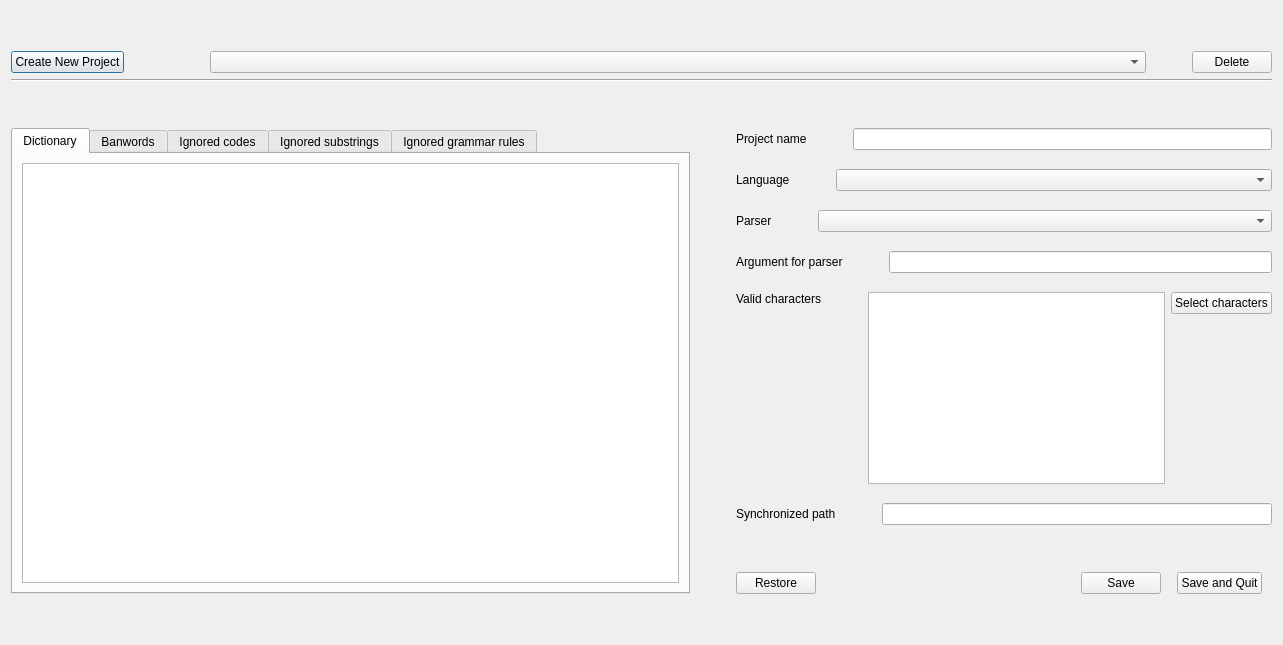
<?xml version="1.0" encoding="UTF-8"?>
<ui version="4.0">
 <class>Dialog_projectManager</class>
 <widget class="QDialog" name="Dialog_projectManager">
  <property name="geometry">
   <rect>
    <x>0</x>
    <y>0</y>
    <width>1283</width>
    <height>645</height>
   </rect>
  </property>
  <property name="windowTitle">
   <string>Manage Projects</string>
  </property>
  <layout class="QHBoxLayout" name="horizontalLayout_2">
   <item>
    <layout class="QVBoxLayout" name="verticalLayout_main" stretch="0,3,0,0,3,0">
     <item>
      <spacer name="verticalSpacer_main_1">
       <property name="orientation">
        <enum>Qt::Vertical</enum>
       </property>
       <property name="sizeHint" stdset="0">
        <size>
         <width>10</width>
         <height>40</height>
        </size>
       </property>
      </spacer>
     </item>
     <item>
      <layout class="QHBoxLayout" name="horizontalLayout_project" stretch="0,0,0,5,0,0">
       <item>
        <widget class="QPushButton" name="pushButton_createProject">
         <property name="text">
          <string>Create New Project</string>
         </property>
        </widget>
       </item>
       <item>
        <spacer name="horizontalSpacer_project_1">
         <property name="orientation">
          <enum>Qt::Horizontal</enum>
         </property>
         <property name="sizeHint" stdset="0">
          <size>
           <width>40</width>
           <height>20</height>
          </size>
         </property>
        </spacer>
       </item>
       <item>
        <spacer name="horizontalSpacer_project_2">
         <property name="orientation">
          <enum>Qt::Horizontal</enum>
         </property>
         <property name="sizeHint" stdset="0">
          <size>
           <width>40</width>
           <height>20</height>
          </size>
         </property>
        </spacer>
       </item>
       <item>
        <widget class="QComboBox" name="comboBox_project">
         <property name="sizePolicy">
          <sizepolicy hsizetype="Minimum" vsizetype="Fixed">
           <horstretch>0</horstretch>
           <verstretch>0</verstretch>
          </sizepolicy>
         </property>
         <property name="maxVisibleItems">
          <number>15</number>
         </property>
        </widget>
       </item>
       <item>
        <spacer name="horizontalSpacer_project_3">
         <property name="orientation">
          <enum>Qt::Horizontal</enum>
         </property>
         <property name="sizeHint" stdset="0">
          <size>
           <width>40</width>
           <height>20</height>
          </size>
         </property>
        </spacer>
       </item>
       <item>
        <widget class="QPushButton" name="pushButton_deleteProject">
         <property name="text">
          <string>Delete</string>
         </property>
        </widget>
       </item>
      </layout>
     </item>
     <item>
      <widget class="Line" name="line_main">
       <property name="orientation">
        <enum>Qt::Horizontal</enum>
       </property>
      </widget>
     </item>
     <item>
      <spacer name="verticalSpacer_main_2">
       <property name="orientation">
        <enum>Qt::Vertical</enum>
       </property>
       <property name="sizeHint" stdset="0">
        <size>
         <width>20</width>
         <height>40</height>
        </size>
       </property>
      </spacer>
     </item>
     <item>
      <layout class="QHBoxLayout" name="horizontalLayout_editArea" stretch="2,0,0">
       <item>
        <widget class="QTabWidget" name="tabWidget_editArea">
         <property name="sizePolicy">
          <sizepolicy hsizetype="Minimum" vsizetype="Expanding">
           <horstretch>0</horstretch>
           <verstretch>0</verstretch>
          </sizepolicy>
         </property>
         <property name="currentIndex">
          <number>0</number>
         </property>
         <widget class="QWidget" name="tab_1">
          <attribute name="title">
           <string>Dictionary</string>
          </attribute>
          <layout class="QGridLayout" name="gridLayout_5">
           <item row="0" column="0">
            <widget class="DataTableView" name="dataTableView_dictionary">
             <property name="dragDropOverwriteMode">
              <bool>false</bool>
             </property>
             <property name="selectionMode">
              <enum>QAbstractItemView::ExtendedSelection</enum>
             </property>
             <property name="selectionBehavior">
              <enum>QAbstractItemView::SelectItems</enum>
             </property>
             <attribute name="horizontalHeaderVisible">
              <bool>false</bool>
             </attribute>
             <attribute name="horizontalHeaderStretchLastSection">
              <bool>true</bool>
             </attribute>
             <attribute name="verticalHeaderVisible">
              <bool>false</bool>
             </attribute>
            </widget>
           </item>
          </layout>
         </widget>
         <widget class="QWidget" name="tab_2">
          <attribute name="title">
           <string>Banwords</string>
          </attribute>
          <layout class="QGridLayout" name="gridLayout_4">
           <item row="0" column="0">
            <widget class="DataTableView" name="dataTableView_banwords">
             <property name="dragDropOverwriteMode">
              <bool>false</bool>
             </property>
             <property name="selectionMode">
              <enum>QAbstractItemView::ExtendedSelection</enum>
             </property>
             <property name="selectionBehavior">
              <enum>QAbstractItemView::SelectItems</enum>
             </property>
             <attribute name="horizontalHeaderVisible">
              <bool>false</bool>
             </attribute>
             <attribute name="horizontalHeaderStretchLastSection">
              <bool>true</bool>
             </attribute>
             <attribute name="verticalHeaderVisible">
              <bool>false</bool>
             </attribute>
            </widget>
           </item>
          </layout>
         </widget>
         <widget class="QWidget" name="tab_3">
          <attribute name="title">
           <string>Ignored codes</string>
          </attribute>
          <layout class="QGridLayout" name="gridLayout">
           <item row="0" column="0">
            <widget class="DataTableView" name="dataTableView_ignoredCodes">
             <property name="dragDropOverwriteMode">
              <bool>false</bool>
             </property>
             <property name="selectionMode">
              <enum>QAbstractItemView::ExtendedSelection</enum>
             </property>
             <property name="selectionBehavior">
              <enum>QAbstractItemView::SelectRows</enum>
             </property>
             <attribute name="horizontalHeaderStretchLastSection">
              <bool>true</bool>
             </attribute>
             <attribute name="verticalHeaderVisible">
              <bool>false</bool>
             </attribute>
            </widget>
           </item>
          </layout>
         </widget>
         <widget class="QWidget" name="tab_4">
          <attribute name="title">
           <string>Ignored substrings</string>
          </attribute>
          <layout class="QGridLayout" name="gridLayout_3">
           <item row="0" column="0">
            <widget class="DataTableView" name="dataTableView_ignoredSubstrings">
             <property name="dragDropOverwriteMode">
              <bool>false</bool>
             </property>
             <property name="selectionMode">
              <enum>QAbstractItemView::ExtendedSelection</enum>
             </property>
             <property name="selectionBehavior">
              <enum>QAbstractItemView::SelectItems</enum>
             </property>
             <attribute name="horizontalHeaderStretchLastSection">
              <bool>true</bool>
             </attribute>
             <attribute name="verticalHeaderVisible">
              <bool>false</bool>
             </attribute>
            </widget>
           </item>
          </layout>
         </widget>
         <widget class="QWidget" name="tab_5">
          <attribute name="title">
           <string>Ignored grammar rules</string>
          </attribute>
          <layout class="QGridLayout" name="gridLayout_2">
           <item row="0" column="0">
            <widget class="DataTableView" name="dataTableView_rules">
             <property name="dragDropOverwriteMode">
              <bool>false</bool>
             </property>
             <property name="selectionMode">
              <enum>QAbstractItemView::ExtendedSelection</enum>
             </property>
             <property name="selectionBehavior">
              <enum>QAbstractItemView::SelectItems</enum>
             </property>
             <attribute name="horizontalHeaderVisible">
              <bool>false</bool>
             </attribute>
             <attribute name="horizontalHeaderStretchLastSection">
              <bool>true</bool>
             </attribute>
             <attribute name="verticalHeaderVisible">
              <bool>false</bool>
             </attribute>
            </widget>
           </item>
          </layout>
         </widget>
        </widget>
       </item>
       <item>
        <spacer name="horizontalSpacer_editArea">
         <property name="orientation">
          <enum>Qt::Horizontal</enum>
         </property>
         <property name="sizeHint" stdset="0">
          <size>
           <width>40</width>
           <height>20</height>
          </size>
         </property>
        </spacer>
       </item>
       <item>
        <layout class="QVBoxLayout" name="verticalLayout_editAreaFormAndSave">
         <item>
          <layout class="QVBoxLayout" name="verticalLayout_editAreaForm">
           <item>
            <layout class="QHBoxLayout" name="horizontalLayout_projectName" stretch="1,0,3">
             <property name="sizeConstraint">
              <enum>QLayout::SetMaximumSize</enum>
             </property>
             <item>
              <widget class="QLabel" name="label_projectName">
               <property name="sizePolicy">
                <sizepolicy hsizetype="Maximum" vsizetype="Maximum">
                 <horstretch>0</horstretch>
                 <verstretch>0</verstretch>
                </sizepolicy>
               </property>
               <property name="text">
                <string>Project name</string>
               </property>
               <property name="textInteractionFlags">
                <set>Qt::LinksAccessibleByMouse|Qt::TextSelectableByMouse</set>
               </property>
              </widget>
             </item>
             <item>
              <spacer name="horizontalSpacer">
               <property name="orientation">
                <enum>Qt::Horizontal</enum>
               </property>
               <property name="sizeHint" stdset="0">
                <size>
                 <width>40</width>
                 <height>20</height>
                </size>
               </property>
              </spacer>
             </item>
             <item>
              <widget class="QLineEdit" name="lineEdit_projectName"/>
             </item>
            </layout>
           </item>
           <item>
            <spacer name="verticalSpacer_editAreaForm_1">
             <property name="orientation">
              <enum>Qt::Vertical</enum>
             </property>
             <property name="sizeHint" stdset="0">
              <size>
               <width>536</width>
               <height>13</height>
              </size>
             </property>
            </spacer>
           </item>
           <item>
            <layout class="QHBoxLayout" name="horizontalLayout_language" stretch="1,0,2">
             <property name="sizeConstraint">
              <enum>QLayout::SetMaximumSize</enum>
             </property>
             <item>
              <widget class="QLabel" name="label_language">
               <property name="sizePolicy">
                <sizepolicy hsizetype="Maximum" vsizetype="Maximum">
                 <horstretch>0</horstretch>
                 <verstretch>0</verstretch>
                </sizepolicy>
               </property>
               <property name="text">
                <string>Language</string>
               </property>
               <property name="textInteractionFlags">
                <set>Qt::LinksAccessibleByMouse|Qt::TextSelectableByMouse</set>
               </property>
              </widget>
             </item>
             <item>
              <spacer name="horizontalSpacer_language">
               <property name="orientation">
                <enum>Qt::Horizontal</enum>
               </property>
               <property name="sizeHint" stdset="0">
                <size>
                 <width>40</width>
                 <height>20</height>
                </size>
               </property>
              </spacer>
             </item>
             <item>
              <widget class="QComboBox" name="comboBox_language"/>
             </item>
            </layout>
           </item>
           <item>
            <spacer name="verticalSpacer_editAreaForm_2">
             <property name="orientation">
              <enum>Qt::Vertical</enum>
             </property>
             <property name="sizeHint" stdset="0">
              <size>
               <width>536</width>
               <height>13</height>
              </size>
             </property>
            </spacer>
           </item>
           <item>
            <layout class="QHBoxLayout" name="horizontalLayout_parser" stretch="1,0,3">
             <property name="sizeConstraint">
              <enum>QLayout::SetMaximumSize</enum>
             </property>
             <item>
              <widget class="QLabel" name="label_parser">
               <property name="sizePolicy">
                <sizepolicy hsizetype="Maximum" vsizetype="Maximum">
                 <horstretch>0</horstretch>
                 <verstretch>0</verstretch>
                </sizepolicy>
               </property>
               <property name="text">
                <string>Parser</string>
               </property>
               <property name="wordWrap">
                <bool>true</bool>
               </property>
               <property name="textInteractionFlags">
                <set>Qt::LinksAccessibleByMouse|Qt::TextSelectableByMouse</set>
               </property>
              </widget>
             </item>
             <item>
              <spacer name="horizontalSpacer_parser">
               <property name="orientation">
                <enum>Qt::Horizontal</enum>
               </property>
               <property name="sizeHint" stdset="0">
                <size>
                 <width>40</width>
                 <height>20</height>
                </size>
               </property>
              </spacer>
             </item>
             <item>
              <widget class="QComboBox" name="comboBox_parser"/>
             </item>
            </layout>
           </item>
           <item>
            <spacer name="verticalSpacer_editAreaForm_3">
             <property name="orientation">
              <enum>Qt::Vertical</enum>
             </property>
             <property name="sizeHint" stdset="0">
              <size>
               <width>536</width>
               <height>13</height>
              </size>
             </property>
            </spacer>
           </item>
           <item>
            <layout class="QHBoxLayout" name="horizontalLayout_argParser" stretch="1,0,2">
             <property name="sizeConstraint">
              <enum>QLayout::SetMaximumSize</enum>
             </property>
             <item>
              <widget class="QLabel" name="label_argParser">
               <property name="sizePolicy">
                <sizepolicy hsizetype="Maximum" vsizetype="Maximum">
                 <horstretch>0</horstretch>
                 <verstretch>0</verstretch>
                </sizepolicy>
               </property>
               <property name="text">
                <string>Argument for parser</string>
               </property>
               <property name="textInteractionFlags">
                <set>Qt::LinksAccessibleByMouse|Qt::TextSelectableByMouse</set>
               </property>
              </widget>
             </item>
             <item>
              <spacer name="horizontalSpacer_argParser">
               <property name="orientation">
                <enum>Qt::Horizontal</enum>
               </property>
               <property name="sizeHint" stdset="0">
                <size>
                 <width>40</width>
                 <height>20</height>
                </size>
               </property>
              </spacer>
             </item>
             <item>
              <widget class="QLineEdit" name="lineEdit_argParser"/>
             </item>
            </layout>
           </item>
           <item>
            <spacer name="verticalSpacer_editAreaForm_4">
             <property name="orientation">
              <enum>Qt::Vertical</enum>
             </property>
             <property name="sizeHint" stdset="0">
              <size>
               <width>536</width>
               <height>13</height>
              </size>
             </property>
            </spacer>
           </item>
           <item>
            <layout class="QHBoxLayout" name="horizontalLayout_validCharacters" stretch="0,0,3,1">
             <property name="sizeConstraint">
              <enum>QLayout::SetMaximumSize</enum>
             </property>
             <item>
              <layout class="QVBoxLayout" name="verticalLayout_validCharacters_1">
               <property name="sizeConstraint">
                <enum>QLayout::SetMaximumSize</enum>
               </property>
               <item>
                <widget class="QLabel" name="label_validCharacters">
                 <property name="sizePolicy">
                  <sizepolicy hsizetype="Maximum" vsizetype="Maximum">
                   <horstretch>0</horstretch>
                   <verstretch>0</verstretch>
                  </sizepolicy>
                 </property>
                 <property name="text">
                  <string>Valid characters</string>
                 </property>
                 <property name="scaledContents">
                  <bool>false</bool>
                 </property>
                 <property name="wordWrap">
                  <bool>true</bool>
                 </property>
                 <property name="textInteractionFlags">
                  <set>Qt::LinksAccessibleByMouse|Qt::TextSelectableByMouse</set>
                 </property>
                </widget>
               </item>
               <item>
                <spacer name="verticalSpacer_validCharacters_1">
                 <property name="orientation">
                  <enum>Qt::Vertical</enum>
                 </property>
                 <property name="sizeHint" stdset="0">
                  <size>
                   <width>20</width>
                   <height>40</height>
                  </size>
                 </property>
                </spacer>
               </item>
              </layout>
             </item>
             <item>
              <spacer name="horizontalSpacer_validCharacters">
               <property name="orientation">
                <enum>Qt::Horizontal</enum>
               </property>
               <property name="sizeHint" stdset="0">
                <size>
                 <width>40</width>
                 <height>20</height>
                </size>
               </property>
              </spacer>
             </item>
             <item>
              <widget class="QTextEdit" name="textEdit_validCharacters"/>
             </item>
             <item>
              <layout class="QVBoxLayout" name="verticalLayout_validCharacters_2">
               <item>
                <widget class="QPushButton" name="pushButton_validCharacters">
                 <property name="text">
                  <string>Select characters</string>
                 </property>
                </widget>
               </item>
               <item>
                <spacer name="verticalSpacer_validCharacters_2">
                 <property name="orientation">
                  <enum>Qt::Vertical</enum>
                 </property>
                 <property name="sizeHint" stdset="0">
                  <size>
                   <width>20</width>
                   <height>40</height>
                  </size>
                 </property>
                </spacer>
               </item>
              </layout>
             </item>
            </layout>
           </item>
           <item>
            <spacer name="verticalSpacer_editAreaForm_5">
             <property name="orientation">
              <enum>Qt::Vertical</enum>
             </property>
             <property name="sizeHint" stdset="0">
              <size>
               <width>536</width>
               <height>13</height>
              </size>
             </property>
            </spacer>
           </item>
           <item>
            <layout class="QHBoxLayout" name="horizontalLayout_synchronizedPath" stretch="1,0,3">
             <property name="sizeConstraint">
              <enum>QLayout::SetMaximumSize</enum>
             </property>
             <item>
              <widget class="QLabel" name="label_synchronizedPath">
               <property name="sizePolicy">
                <sizepolicy hsizetype="Maximum" vsizetype="Maximum">
                 <horstretch>0</horstretch>
                 <verstretch>0</verstretch>
                </sizepolicy>
               </property>
               <property name="text">
                <string>Synchronized path</string>
               </property>
               <property name="textInteractionFlags">
                <set>Qt::LinksAccessibleByMouse|Qt::TextSelectableByMouse</set>
               </property>
              </widget>
             </item>
             <item>
              <spacer name="horizontalSpacer_synchronizedPath">
               <property name="orientation">
                <enum>Qt::Horizontal</enum>
               </property>
               <property name="sizeHint" stdset="0">
                <size>
                 <width>40</width>
                 <height>20</height>
                </size>
               </property>
              </spacer>
             </item>
             <item>
              <widget class="QLineEdit" name="lineEdit_synchronizedPath"/>
             </item>
            </layout>
           </item>
          </layout>
         </item>
         <item>
          <spacer name="verticalSpacer_editAreaAndSave">
           <property name="orientation">
            <enum>Qt::Vertical</enum>
           </property>
           <property name="sizeHint" stdset="0">
            <size>
             <width>20</width>
             <height>40</height>
            </size>
           </property>
          </spacer>
         </item>
         <item>
          <layout class="QHBoxLayout" name="horizontalLayout_Save" stretch="0,1,0,0,0,0">
           <item>
            <widget class="QPushButton" name="pushButton_restore">
             <property name="text">
              <string>Restore</string>
             </property>
            </widget>
           </item>
           <item>
            <spacer name="horizontalSpacer_Save_2">
             <property name="orientation">
              <enum>Qt::Horizontal</enum>
             </property>
             <property name="sizeHint" stdset="0">
              <size>
               <width>40</width>
               <height>20</height>
              </size>
             </property>
            </spacer>
           </item>
           <item>
            <widget class="QPushButton" name="pushButton_save">
             <property name="text">
              <string>Save</string>
             </property>
            </widget>
           </item>
           <item>
            <spacer name="horizontalSpacer_Save">
             <property name="orientation">
              <enum>Qt::Horizontal</enum>
             </property>
             <property name="sizeHint" stdset="0">
              <size>
               <width>10</width>
               <height>20</height>
              </size>
             </property>
            </spacer>
           </item>
           <item>
            <widget class="QPushButton" name="pushButton_saveAndQuit">
             <property name="text">
              <string>Save and Quit</string>
             </property>
            </widget>
           </item>
           <item>
            <spacer name="horizontalSpacer_Save_3">
             <property name="orientation">
              <enum>Qt::Horizontal</enum>
             </property>
             <property name="sizeHint" stdset="0">
              <size>
               <width>10</width>
               <height>20</height>
              </size>
             </property>
            </spacer>
           </item>
          </layout>
         </item>
        </layout>
       </item>
      </layout>
     </item>
     <item>
      <spacer name="verticalSpacer_main_3">
       <property name="orientation">
        <enum>Qt::Vertical</enum>
       </property>
       <property name="sizeHint" stdset="0">
        <size>
         <width>10</width>
         <height>40</height>
        </size>
       </property>
      </spacer>
     </item>
    </layout>
   </item>
  </layout>
 </widget>
 <customwidgets>
  <customwidget>
   <class>DataTableView</class>
   <extends>QTableView</extends>
   <header>checkfrench/ui/widgets/data_tableview.h</header>
  </customwidget>
 </customwidgets>
 <resources/>
 <connections/>
</ui>
